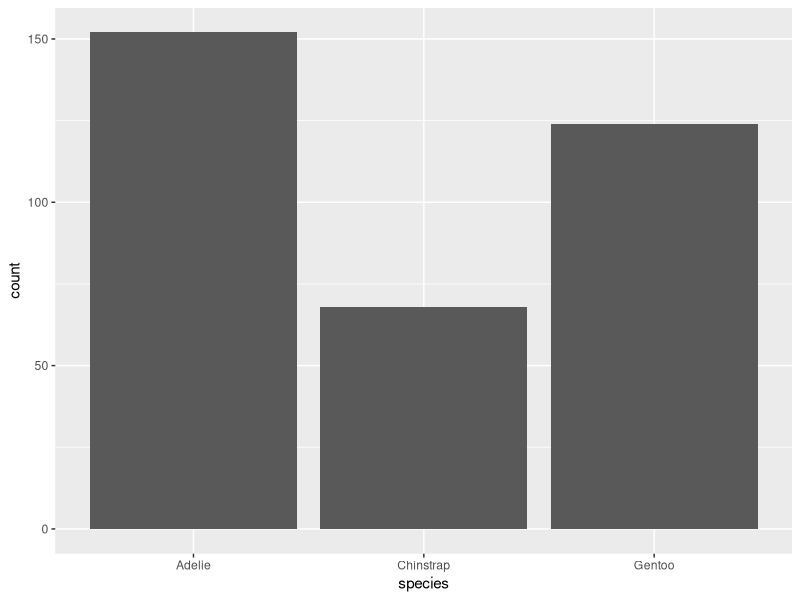
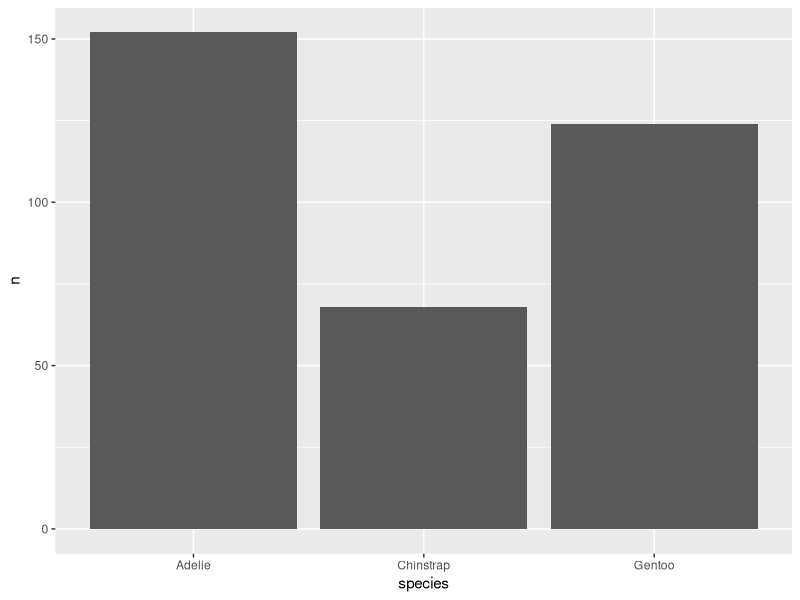
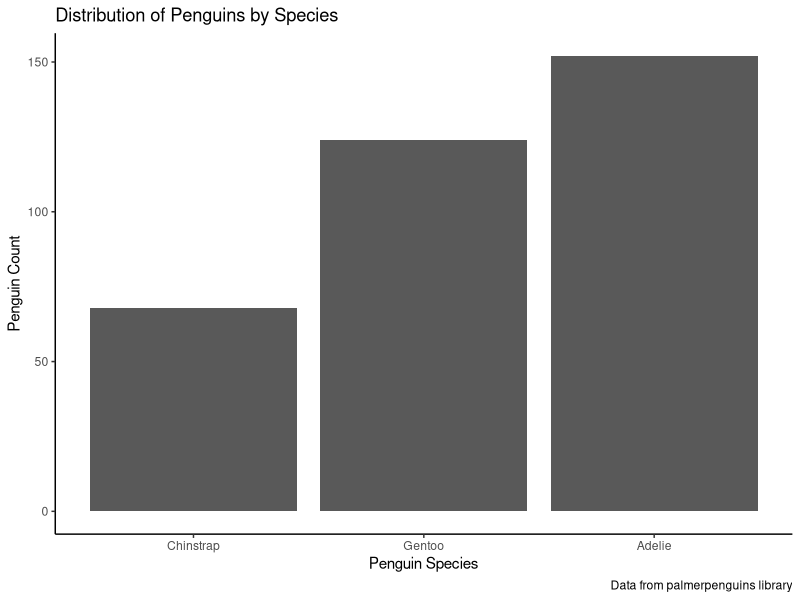

The R source for these figures, in order:
## ---- chunk 1
library(knitr)
library(tidyverse)
#install.packages("palmerpenguins")
library(palmerpenguins)
opts_chunk$set(echo = TRUE)
## ---- chunk 2
glimpse(penguins)
## ---- chunk 3

#either one of these codes does the same thing
#1
penguins %>% 
  ggplot(aes(x = species)) +
  geom_bar()

#2
penguins %>% 
  count(species) %>% 
  ggplot(aes(x = species,
             y = n)) +
  geom_col()


#now we're going to reorder categorical variables
penguins %>% 
  count(species) %>% 
  ggplot(aes(x = reorder(species, n),
             y = n)) +
  geom_col() +
  theme_classic() +
  labs(x = "Penguin Species",
       y = "Penguin Count",
       title = "Distribution of Penguins by Species",
       caption = "Data from palmerpenguins library")

